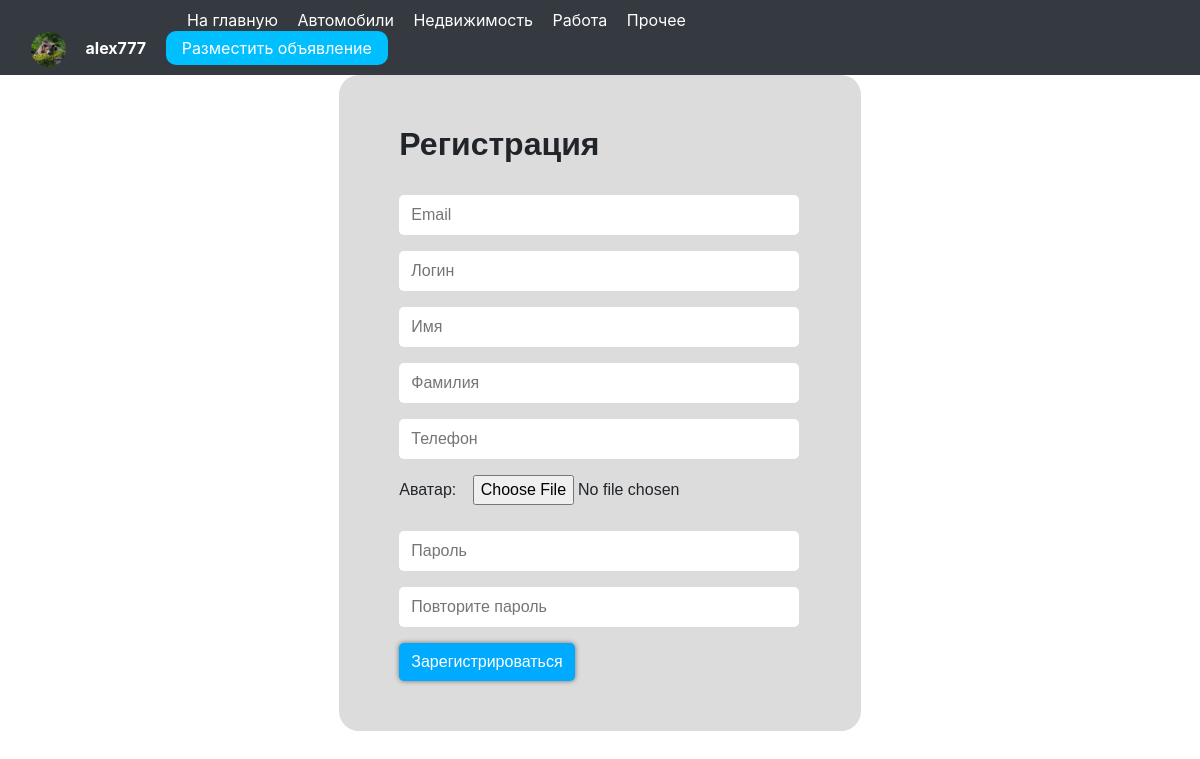
Page /registration/ (signed in) on the committed database.
### avidoapp/models.py (models this page shows)
class User(AbstractUser):
    avatar = models.ImageField(upload_to='images', verbose_name='Аватар', blank=True, null=True)
    phone = models.CharField(max_length=12, verbose_name='Телефон')
    rating = models.FloatField(verbose_name='Рейтинг', default=0)
    is_block = models.BooleanField(verbose_name='Блокировка', default=False)
    time_unblock = models.DateTimeField("Время разблокировки", blank=True, null=True)
    class Meta:
        verbose_name = 'Пользователь'
        verbose_name_plural = 'Пользователи'

### avidoapp/views.py (the view, shortened to what this page needs)
# urls.py: path('registration/', registration_view, name='registration'),
def registration_view(request):
    form = RegistrationForm()
    is_success = False
    return render(request, "registration.html", {
        "form": form,
        "is_success": is_success
    })

### avidoapp/forms.py (shortened to what this page needs)
class RegistrationForm(forms.ModelForm):
    password2 = forms.CharField(label='', widget=forms.PasswordInput(attrs={'placeholder': 'Повторите пароль'}))
    class Meta:
        model = User
        fields = ('email', 'username', 'first_name', 'last_name', 'phone', 'avatar', 'password', 'password2')
        labels = {
            'email': '',
            'username': '',
            'first_name': '',
            'last_name': '',
            'phone': '',
            'password': ''
        }
        widgets = {
            'email': forms.EmailInput(attrs={'placeholder': 'Email'}),
            'username': forms.TextInput(attrs={'placeholder': 'Логин'}),
            'first_name': forms.TextInput(attrs={'placeholder': 'Имя'}),
            'last_name': forms.TextInput(attrs={'placeholder': 'Фамилия'}),
            'phone': forms.TextInput(attrs={'placeholder': 'Телефон'}),
            'password': forms.PasswordInput(attrs={'placeholder': 'Пароль'})
        }
        help_texts = {
            'username': ''
        }

### avidoapp/templates/registration.html (shortened to what this page needs)
{% extends 'base.html' %}
{% block content %}
<div class="registration">
    <div class="form">
        <h2><b>Регистрация</b></h2><br>
        {% if is_success %}
        <div class="auth">
            <p><b>Спасибо за регистрацию!</b></p><br>
            <p><a href="{% url 'auth' %}">Войти в аккаунт</a></p>
        </div>
        {% else %}
            <form method="post" enctype="multipart/form-data">
                {{ form.as_p }}
                <button>Зарегистрироваться</button>
            </form>
        {% endif %}
    </div>
</div>
{% endblock %}

### avidoapp/templates/base.html (shortened to what this page needs)
<!DOCTYPE html>
{% load static %}
<html lang="en">
<head>
    <link rel="stylesheet" href="https://cdn.jsdelivr.net/npm/bootstrap@4.4.1/dist/css/bootstrap.min.css"
>
    <link rel="stylesheet" href="{% static 'css/style.css' %}" type="text/css">
</head>
<body>
<nav class="navbar navbar-dark bg-dark">
    <div class="container-fluid">
        <div class="navbar-a">
            <a href="{% url 'main' %}">На главную</a>
            <a href="{% url 'cars' %}">Автомобили</a>
            <a href="{% url 'houses' %}">Недвижимость</a>
            <a href="{% url 'jobs' %}">Работа</a>
            <a href="{% url 'others' %}">Прочее</a>
        </div>
        <div>
            {% if user.is_anonymous %}
                <div class="navbar-b">
                    <a href="{% url 'registration' %}">Регистрация</a>
                    <a href="{% url 'auth' %}">Войти</a>
                </div>
            {% else %}
                <div class="navbar-b">
                    <a href="{% url 'my_profile' %}">
                        <span>
                            <img src="{{ user.avatar.url }}">
                            <b>{{ user.username }}</b>
                        </span>
                    </a>
                    <a href="{% url 'choice_advert' %}"><span class="navbar-b-span">Разместить объявление</span></a>
                </div>
            {% endif %}
        </div>
  </div>
</nav>
{% block content %}{% endblock content %}
</body>
</html>

### avidoapp/static/css/style.css (style rules this page uses)
.navbar-a a { color: white; margin-right: 15px; }
.navbar-a { margin-left: 13vw; }
.navbar-b { margin-right: 11vw; }
.navbar-b a { color: white; margin-right: 15px; }
.navbar-b img { border-radius: 100px; width: 35px; height: 35px; margin-right: 15px; }
.navbar-b-span { background-color: deepskyblue; padding: 7px 16px 7px 16px; border-radius: 10px; }
.registration { width: 100%; height: 80vh; display: grid; place-items: center; }
.form { background-color: gainsboro; font-family: sans-serif; padding: 50px 0 50px 60px; border-radius: 20px; }
.form input { width: 400px; height: 40px; border-radius: 5px; border: 0px; padding-left: 12px; }
.form button { border: 0px; border-radius: 5px; background-color: #00aaff; color: white; padding: 7px 12px 7px 12px; box-shadow: 0 0 5px rgba(0,0,0,0.5); }

### rows in the picture
User: avatar (picture), username "alex777"
